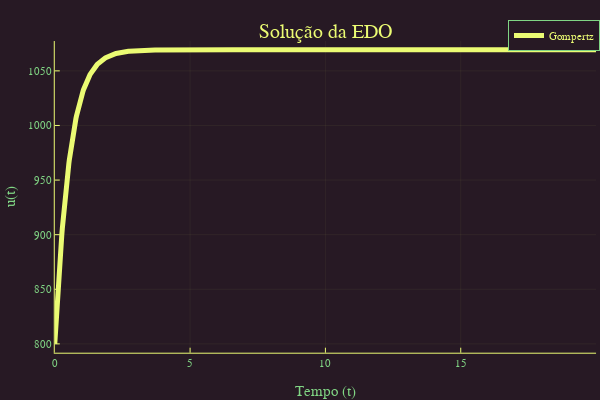

The notebook cell saved with this chart:
### Markdown cell above
<h3><i> <font color="#000099"><font face="Tribuchet">Limiar de permanência da Doença</font></font></i></h3>

### Code cell
#EDO simples
#Sem medicação com população abaixo do limite
using DifferentialEquations
r = 2
k = 1000
g = 0.3
c0 = 2*log(0.8)
#Equação do modelo
f(n,p,t) = -r*n*log(n/k)-g*c0*n
#Condições iniciais
u0 = 800
range = (0.0,20.0)
prob = ODEProblem(f,u0,range)
sol = solve(prob, Tsit5(), reltol=1e-8, abstol=1e-8)
#Plotagem do Modelo
using Plots
plotly()
plot(sol,linewidth=5,title="Solução da EDO",
xaxis="Tempo (t)",yaxis="u(t)",label="Gompertz")

### Figure 1 — Plotly figure (JSON) as saved in the notebook; plotly's stock layout.template omitted (floating-point values rounded to 4 significant figures; data arrays with more than 128 entries replaced by an {"elided": "..."} marker saying what was removed)
{"data": [{"colorbar": {"title": ""}, "legendgroup": "Gompertz", "line": {"color": "rgba(235, 251, 115, 1.000)", "dash": "solid", "shape": "linear", "width": 5}, "mode": "lines", "name": "Gompertz", "showlegend": true, "type": "scatter", "x": {"elided": "1000 float values"}, "xaxis": "x", "y": {"elided": "1000 float values"}, "yaxis": "y", "zmax": null, "zmin": null}], "layout": {"annotations": [{"font": {"color": "rgba(235, 251, 115, 1.000)", "family": "sans-serif", "size": 20}, "rotation": 0, "showarrow": false, "text": "Solução da EDO", "x": 0.5424, "xanchor": "center", "xref": "paper", "y": 1, "yanchor": "top", "yref": "paper"}], "height": 400, "legend": {"bgcolor": "rgba(39, 25, 36, 1.000)", "bordercolor": "rgba(128, 213, 132, 1.000)", "borderwidth": 1, "font": {"color": "rgba(235, 251, 115, 1.000)", "family": "sans-serif", "size": 11}, "title": {"font": {"color": "rgba(235, 251, 115, 1.000)", "family": "sans-serif", "size": 15}, "text": ""}, "tracegroupgap": 0, "traceorder": "normal", "x": 1, "xanchor": "auto", "y": 1, "yanchor": "auto"}, "margin": {"b": 20, "l": 0, "r": 0, "t": 20}, "paper_bgcolor": "rgba(39, 25, 36, 1.000)", "plot_bgcolor": "rgba(39, 25, 36, 1.000)", "showlegend": true, "width": 600, "xaxis": {"anchor": "y", "domain": [0.09128, 0.9934], "gridcolor": "rgba(235, 251, 115, 0.100)", "gridwidth": 0.5, "linecolor": "rgba(235, 251, 115, 1.000)", "mirror": false, "range": [0, 20], "showgrid": true, "showline": true, "showticklabels": true, "tickangle": 0, "tickcolor": "rgb(235, 251, 115)", "tickfont": {"color": "rgba(128, 213, 132, 1.000)", "family": "sans-serif", "size": 11}, "tickmode": "array", "ticks": "inside", "ticktext": ["0", "5", "10", "15", "20"], "tickvals": [0, 5, 10, 15, 20], "title": "Tempo (t)", "titlefont": {"color": "rgba(128, 213, 132, 1.000)", "family": "sans-serif", "size": 15}, "type": "-", "visible": true, "zeroline": false, "zerolinecolor": "rgba(235, 251, 115, 1.000)"}, "yaxis": {"anchor": "x", "domain": [0.07581, 0.9415], "gridcolor": "rgba(235, 251, 115, 0.100)", "gridwidth": 0.5, "linecolor": "rgba(235, 251, 115, 1.000)", "mirror": false, "range": [791.9, 1077.0], "showgrid": true, "showline": true, "showticklabels": true, "tickangle": 0, "tickcolor": "rgb(235, 251, 115)", "tickfont": {"color": "rgba(128, 213, 132, 1.000)", "family": "sans-serif", "size": 11}, "tickmode": "array", "ticks": "inside", "ticktext": ["800", "850", "900", "950", "1000", "1050"], "tickvals": [800, 850, 900, 950, 1000, 1050], "title": "u(t)", "titlefont": {"color": "rgba(128, 213, 132, 1.000)", "family": "sans-serif", "size": 15}, "type": "-", "visible": true, "zeroline": false, "zerolinecolor": "rgba(235, 251, 115, 1.000)"}}}
